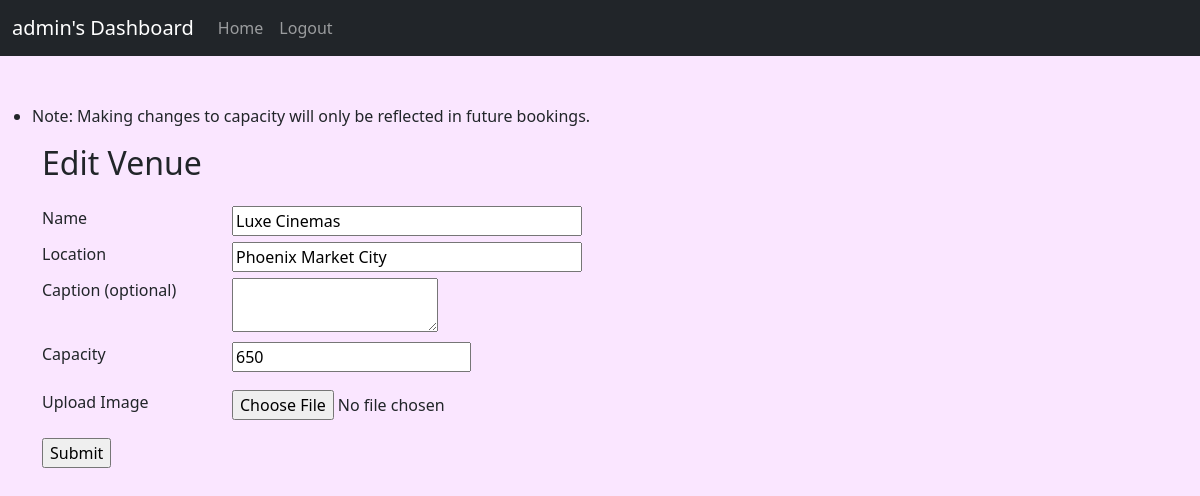
The page /edit_venue/1 (signed in) on the database as committed earlier.
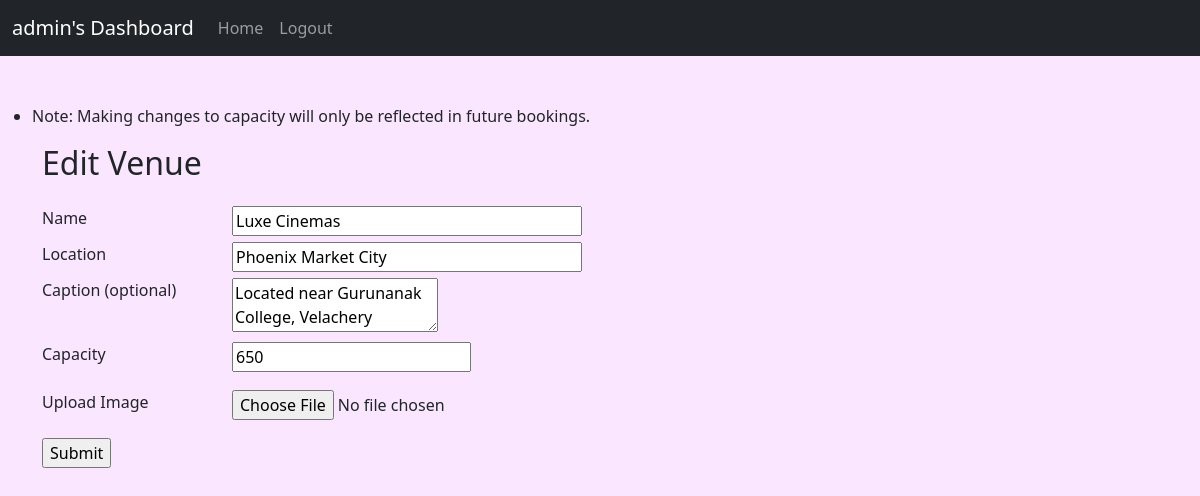
The same page on the database as committed later.
### app/models.py (models this page shows, shortened)
class Venue(db.Model):
    id = db.Column(db.Integer, primary_key = True)
    name = db.Column(db.String(32), index = True, nullable = False)
    location = db.Column(db.String(64), index = True, nullable = False)
    caption = db.Column(db.String(128))
    capacity = db.Column(db.Integer, nullable = False)
    pic = db.Column(db.LargeBinary)
    shows = db.relationship('Show', secondary = 'show_venue', backref = 'venues', lazy = 'dynamic')
    bookings = db.relationship('Booking', backref = 'venue', cascade = 'all, delete')
    __table_args__ = (UniqueConstraint('name', 'location', name='u_venue_name_loc'),)

### app/routes.py (the view)
    def wrapper_func(*args, **kwargs):
        if current_user.username != "admin":
            flash("Access denied. No admin privileges for {}".format(current_user.username))
            return redirect(url_for('index'))
        else:
            return my_route(*args, **kwargs)

### app/forms.py
class VenueForm(FlaskForm):
    name = StringField('Name', validators=[DataRequired()])
    location = StringField('Location', validators=[DataRequired()])
    capacity = IntegerField('Capacity', validators=[DataRequired()])
    caption = TextAreaField('Caption (optional)')
    pic = FileField('Upload Image',validators=[FileAllowed(['jpg', 'jpeg', 'png'])], default=None)
    submit = SubmitField('Submit')

### app/models.py (called while the page is built)
@login.user_loader
def load_user(id):
    return User.query.get(int(id))

### app/routes.py (called while the page is built)
def check_admin_decor(my_route):
    def wrapper_func(*args, **kwargs):
        if current_user.username != "admin":
            flash("Access denied. No admin privileges for {}".format(current_user.username))
            return redirect(url_for('index'))
        else:
            return my_route(*args, **kwargs)
    wrapper_func.__name__ = my_route.__name__
    return wrapper_func

### app/templates/create_venue.html (shortened to what this page needs)
{% extends "base.html" %}
{% block content %}
<div class="container">
    <h2 class="mb-4">{{title}}</h2>
    <form id = "" action="" method="POST" enctype="multipart/form-data" novalidate onsubmit="return showConfirmation()">
        <div class="row mb-1">
            <div class="col-2">
                <label for="name" class="form-label">{{form.name.label}}</label>
            </div>
            <div class="col" id="name">{{form.name(size=32)}}
            </div>
        </div>
        <div class="row mb-1">
            <div class="col-2">
                <label for="location" class="form-label">{{form.location.label}}</label>
            </div>
            <div class="col" id="location">{{form.location(size=32)}}
            </div>
        </div>
        <div class="row mb-1">
            <div class="col-2">
                <label for="caption" class="form-label">{{form.caption.label}}</label>
            </div>
            <div class="col-3" id="capacity">{{ form.caption() }}
            </div>
        </div>
        <div class="row mb-3">
            <div class="col-2">
                <label for="capacity" class="form-label">{{form.capacity.label}}</label>
            </div>
            <div class="col" id="capacity">{{ form.capacity() }}
            </div>
        </div>
        <div class="row mb-3">
            <div class="col-2">
                <label for="pic" class="form-label">{{form.pic.label}}</label>
            </div>
            <div class="col" id="pic">{{ form.pic() }}
            </div>
        </div>
        <div class="row mb-1">
            <div class="col-2">
                <label for="submit" class="form-label">{{form.submit()}}</label>
            </div>
        </div>
    </form>
</div>
{% endblock %}

Rows that differ between the two databases and show on the page:
changed Venue "Luxe Cinemas": caption (not shown) → "Located near Gurunanak College, Velachery"
